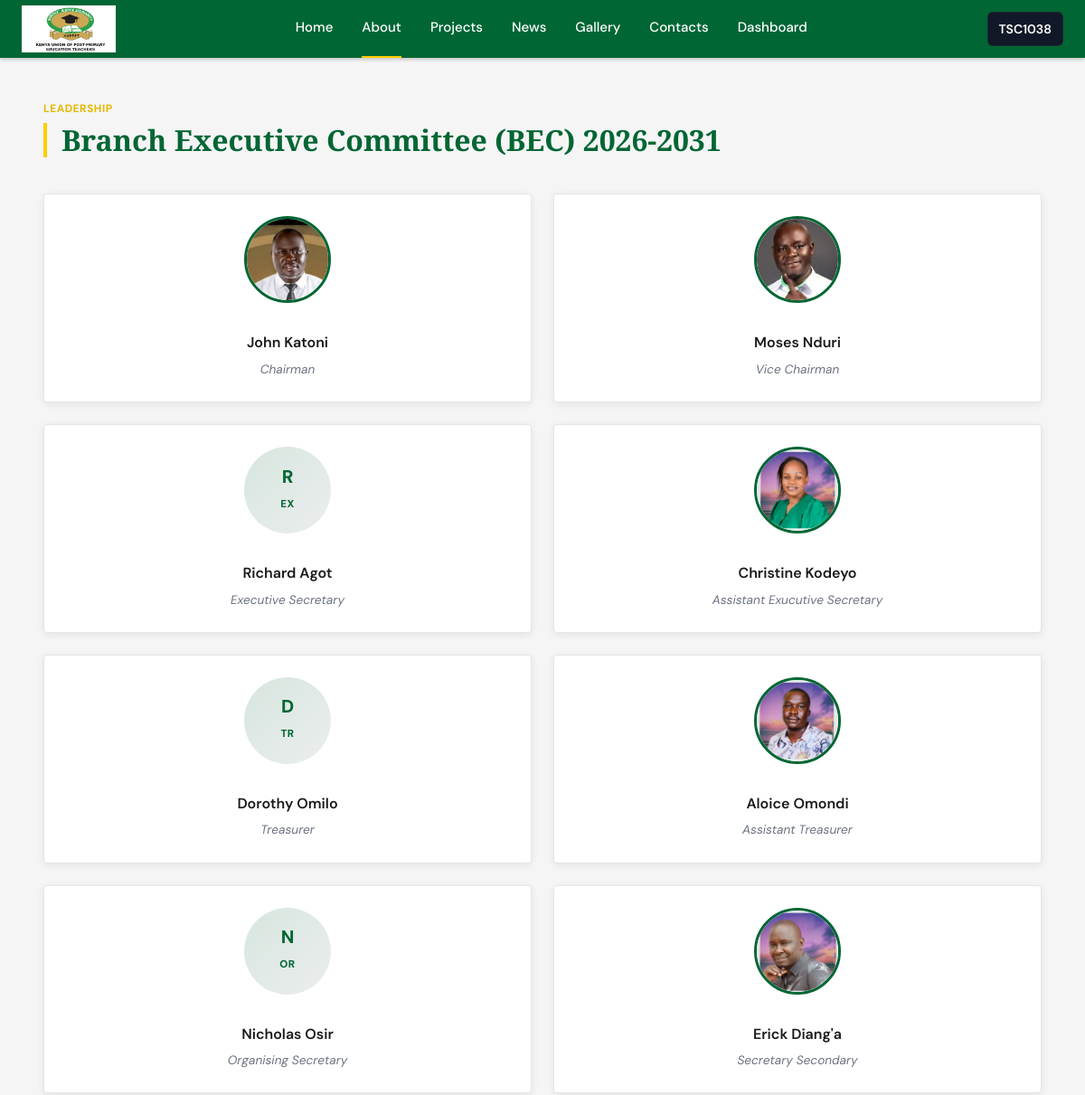
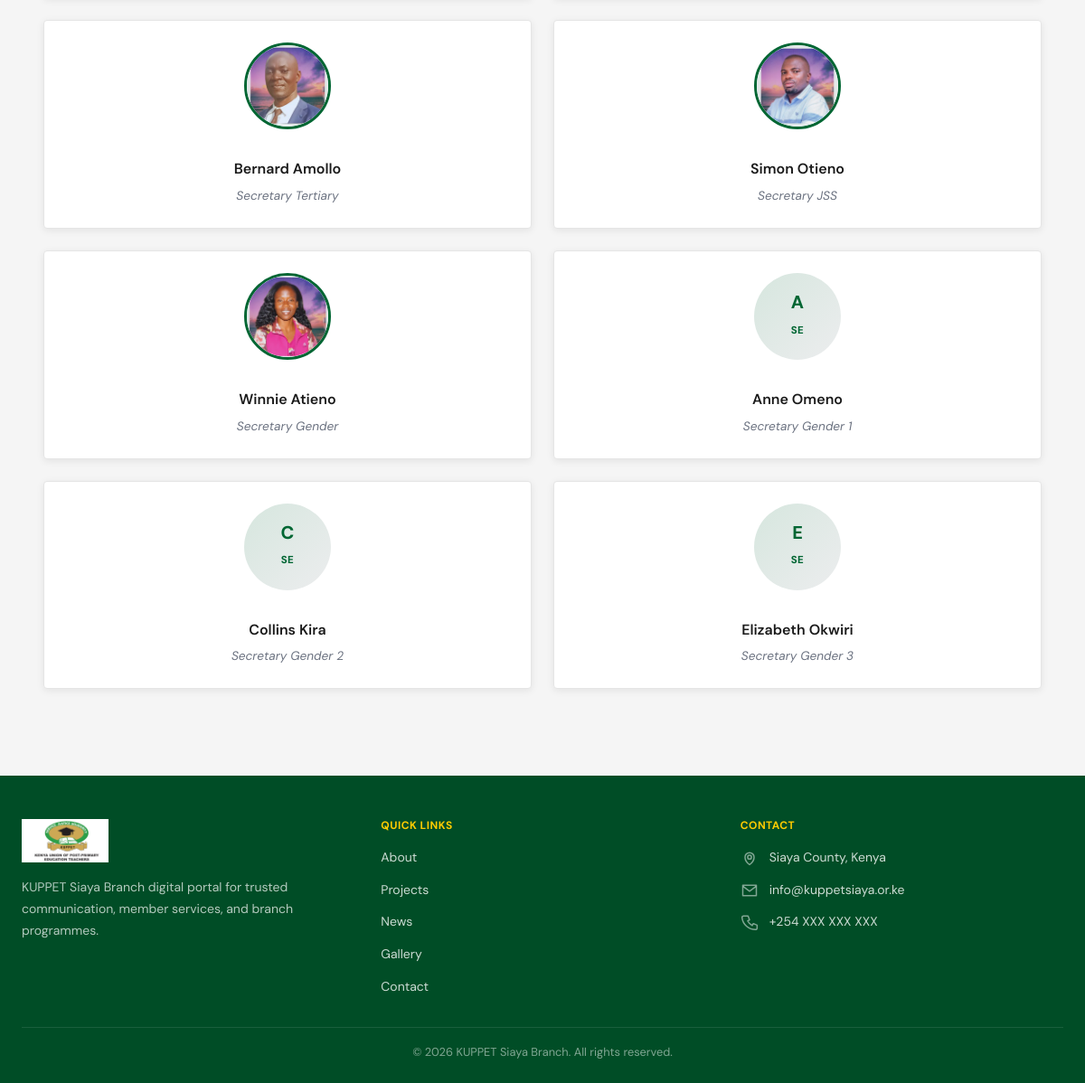
Screenshot of /about/bec/ (signed in) with the database file from the repository (2 pictures, top to bottom).
### accounts/models.py (models this page shows, shortened)
class CustomUser(AbstractUser):
    tsc_number = models.CharField(max_length=50, unique=True)
    email = models.EmailField(_('email address'), unique=True, null=True, blank=True)
    phone_number = models.CharField(max_length=20, blank=True)
    sub_county = models.CharField(max_length=100, blank=True)
    school = models.CharField(max_length=150, blank=True)
    APPROVAL_STATUS_CHOICES = [
        ('PENDING', _('Pending Approval')),
        ('APPROVED', _('Approved')),
        ('REJECTED', _('Rejected')),
    ]
    approval_status = models.CharField(max_length=10, choices=APPROVAL_STATUS_CHOICES, default='PENDING')
    approval_date = models.DateTimeField(null=True, blank=True)
    approved_by = models.ForeignKey(
        'self',
        on_delete=models.SET_NULL,
        null=True,
        blank=True,
        related_name='approved_users'
    )
    totp_secret = models.CharField(max_length=16, blank=True)
    totp_enabled = models.BooleanField(default=False)
    is_subcounty_rep = models.BooleanField(default=False)
    is_county_rep = models.BooleanField(default=False)
    username = None
    USERNAME_FIELD = 'tsc_number' # Use TSC number for login
    REQUIRED_FIELDS = ['email']
    objects = CustomUserManager()

### core/models.py (models this page shows, shortened)
class BECMember(models.Model):
    name = models.CharField(max_length=200)
    title = models.CharField(max_length=200)
    photo = models.ImageField(upload_to='bec_photos/', blank=True, null=True)
    order = models.PositiveIntegerField(default=0)
    class Meta:
        ordering = ['order']

### core/views.py (the view)
# urls.py: path('about/bec/', views.about_bec, name='about_bec'),
def about_bec(request):
    members = BECMember.objects.all().order_by('order')
    return render(request, "core/about_bec.html", {"members": members})

### core/bbf_contacts.py (called while the page is built)
def _build_bec_lookup():
    lookup = {}
    for member in BECMember.objects.all():
        normalized = member.title.strip().lower()
        lookup[normalized] = member
    for title, aliases in TITLE_ALIASES.items():
        primary = lookup.get(title.lower())
        if primary:
            continue
        for alias in aliases:
            alias_match = lookup.get(alias.lower())
            if alias_match:
                lookup[title.lower()] = alias_match
                break
    return lookup

def get_bbf_contacts():
    bec_lookup = _build_bec_lookup()
    contacts = []
    for contact in CONTACT_DIRECTORY:
        bec_member = bec_lookup.get(contact["title"].lower())
        local_phone = contact["phone"]
        tel_phone = local_phone[1:] if local_phone.startswith("0") else local_phone
        contacts.append(
            {
                **contact,
                "holder_name": bec_member.name if bec_member else "",
                "tel_phone": tel_phone,
            }
        )
    return contacts

### dashboard/context_processors.py (called while the page is built)
def bbf_contacts(request):
    return {"contact_list": get_bbf_contacts()}

### templates/core/about_bec.html (shortened to what this page needs)
{% extends 'base.html' %}
{% block content %}
<section class="section-shell section-shell--tight">
    <div class="page-shell">
        <div class="section-heading">
            <span class="section-heading__eyebrow">Leadership</span>
            <h1 class="section-heading__title">Branch Executive Committee (BEC) 2026-2031</h1>
        </div>
        {% if members %}
            <div class="committee-grid">
                {% for member in members %}
                    <article class="member-card">
                        <div class="member-card__media">
                            {% if member.photo %}
                                <img src="{{ member.photo.url }}" alt="{{ member.name }}" class="member-card__avatar">
                            {% else %}
                                <div class="member-card__placeholder" aria-hidden="true">
                                    <span>{{ member.name|slice:":1" }}</span>
                                    <small>{{ member.title|slice:":2"|upper }}</small>
                                </div>
                            {% endif %}
                        </div>
                        <div class="member-card__body">
                            <h3 class="member-card__name">{{ member.name }}</h3>
                            <p class="member-card__title">{{ member.title }}</p>
                        </div>
                    </article>
                {% endfor %}
            </div>
        {% endif %}
    </div>
</section>
{% endblock %}

### theme/templates/base.html (shortened to what this page needs)
{% load static %}
<!DOCTYPE html>
<html lang="en">
<head>
    <link rel="stylesheet" href="{% static 'css/styles.css' %}">
</head>
<body class="{% block body_class %}{% endblock %}">
    {% block site_shell %}
    <header class="site-header">
        <div class="site-header__inner">
            <a href="{% url 'home' %}" class="site-logo" aria-label="KUPPET Siaya home">
                <img src="{% static 'images/kuppet.png' %}" alt="KUPPET Siaya Branch logo">
            </a>
            <nav class="site-nav" aria-label="Primary navigation">
                <div class="site-nav-item {% if request.resolver_match.url_name == 'home' %}is-active{% endif %}">
                    <a href="{% url 'home' %}" class="site-nav-link">Home</a>
                </div>
                    <div class="site-nav-item {% if request.resolver_match.url_name == 'about' or request.resolver_match.url_name == 'about_profile' or request.resolver_match.url_name == 'about_bec' or request.resolver_match.url_name == 'about_bgc' %}is-active{% endif %}">
                    <a href="{% url 'about' %}" class="site-nav-link">About</a>
                </div>
                    <div class="site-nav-item ">
                    <a href="{% url 'projects' %}" class="site-nav-link">Projects</a>
                </div>
                    <div class="site-nav-item {% if request.resolver_match.url_name == 'news_archive' or request.resolver_match.url_name == 'news_detail' %}is-active{% endif %}">
                    <a href="{% url 'news_archive' %}" class="site-nav-link">News</a>
                </div>
                    <div class="site-nav-item {% if request.resolver_match.url_name == 'gallery' or request.resolver_match.url_name == 'gallery_album' %}is-active{% endif %}">
                    <a href="{% url 'gallery' %}" class="site-nav-link">Gallery</a>
                </div>
                    <div class="site-nav-item {% if request.resolver_match.url_name == 'contact' %}is-active{% endif %}">
                        <a href="{% url 'contact' %}" class="site-nav-link">Contacts</a>
                    </div>
                    {% if user.is_authenticated %}
                    <div class="site-nav-item {% if request.resolver_match.url_name == 'dashboard' %}is-active{% endif %}">
                        <a href="{% url 'dashboard' %}" class="site-nav-link">Dashboard</a>
                    </div>
                    {% endif %}
            </nav>
            <div class="site-header__actions">
                {% if user.is_authenticated %}
                    <div class="member-menu" id="member-menu">
                        <button type="button" id="member-name-toggle" class="member-name-toggle btn" aria-haspopup="true" aria-expanded="false">
                            {{ user.get_full_name|default:user.tsc_number }}
                        </button>
                    </div>
                {% endif %}
            </div>
        </div>
    </header>
    <main class="{% block main_class %}site-main{% endblock %}">
        {% block content %}{% endblock %}
    </main>
    <footer class="site-footer mt-12 text-white">
        <div class="site-footer__grid">
            <div class="space-y-4">
                <img src="{% static 'images/kuppet.png' %}" alt="KUPPET Siaya Branch logo" class="h-12 w-auto">
                <p class="site-footer__tagline">KUPPET Siaya Branch digital portal for trusted communication, member services, and branch programmes.</p>
            </div>
            <div>
                <h3 class="site-footer__heading">Quick Links</h3>
                <div class="site-footer__links space-y-3">
                    <a href="{% url 'about' %}" class="block hover:text-white hover:underline">About</a>
                    <a href="{% url 'projects' %}" class="block hover:text-white hover:underline">Projects</a>
                    <a href="{% url 'news_archive' %}" class="block hover:text-white hover:underline">News</a>
                    <a href="{% url 'gallery' %}" class="block hover:text-white hover:underline">Gallery</a>
                    <a href="{% url 'contact' %}" class="block hover:text-white hover:underline">Contact</a>
                </div>
            </div>
            <div>
                <h3 class="site-footer__heading">Contact</h3>
                <div class="site-footer__contact space-y-3">
                    <p class="flex items-start gap-3">
                        <span>Siaya County, Kenya</span>
                    </p>
                    <p class="flex items-start gap-3">
                        <span>info@kuppetsiaya.or.ke</span>
                    </p>
                    <p class="flex items-start gap-3">
                        <svg class="mt-0.5 h-5 w-5 shrink-0 text-white/50" fill="none" stroke="currentColor" viewBox="0 0 24 24" aria-hidden="true">
                            <path stroke-linecap="round" stroke-linejoin="round" stroke-width="1.8" d="M6 4h4l2 5-2.5 1.5a14 14 0 006 6L17 14l5 2v4a2 2 0 01-2.2 2A18 18 0 012 6.2 2 2 0 014 4z"></path>
                        </svg>
                        <span>+254 XXX XXX XXX</span>
                    </p>
                </div>
            </div>
        </div>
        <div class="site-footer__bottom">
            <p>&copy; {% now "Y" %} KUPPET Siaya Branch. All rights reserved.</p>
        </div>
    </footer>
    {% endblock %}
</body>
</html>

### rows the page displays
CustomUser: get_full_name "TSC1038"
BECMember: photo (picture), name "John Katoni", title "Chairman"
BECMember: photo (picture), name "Moses Nduri", title "Vice Chairman"
BECMember: name "R", title "EX", name "Richard Agot", title "Executive Secretary"
BECMember: photo (picture), name "Christine Kodeyo", title "Assistant Exucutive Secretary"
BECMember: name "D", title "TR", name "Dorothy Omilo", title "Treasurer"
BECMember: photo (picture), name "Aloice Omondi", title "Assistant Treasurer"
BECMember: name "N", title "OR", name "Nicholas Osir", title "Organising Secretary"
BECMember: photo (picture), name "Erick Diang'a", title "Secretary Secondary"
BECMember: photo (picture), name "Bernard Amollo", title "Secretary Tertiary"
BECMember: photo (picture), name "Simon Otieno", title "Secretary JSS"
BECMember: photo (picture), name "Winnie Atieno", title "Secretary Gender"
BECMember: name "A", title "SE", name "Anne Omeno", title "Secretary Gender 1"
BECMember: name "C", title "SE", name "Collins Kira", title "Secretary Gender 2"
BECMember: name "E", title "SE", name "Elizabeth Okwiri", title "Secretary Gender 3"
